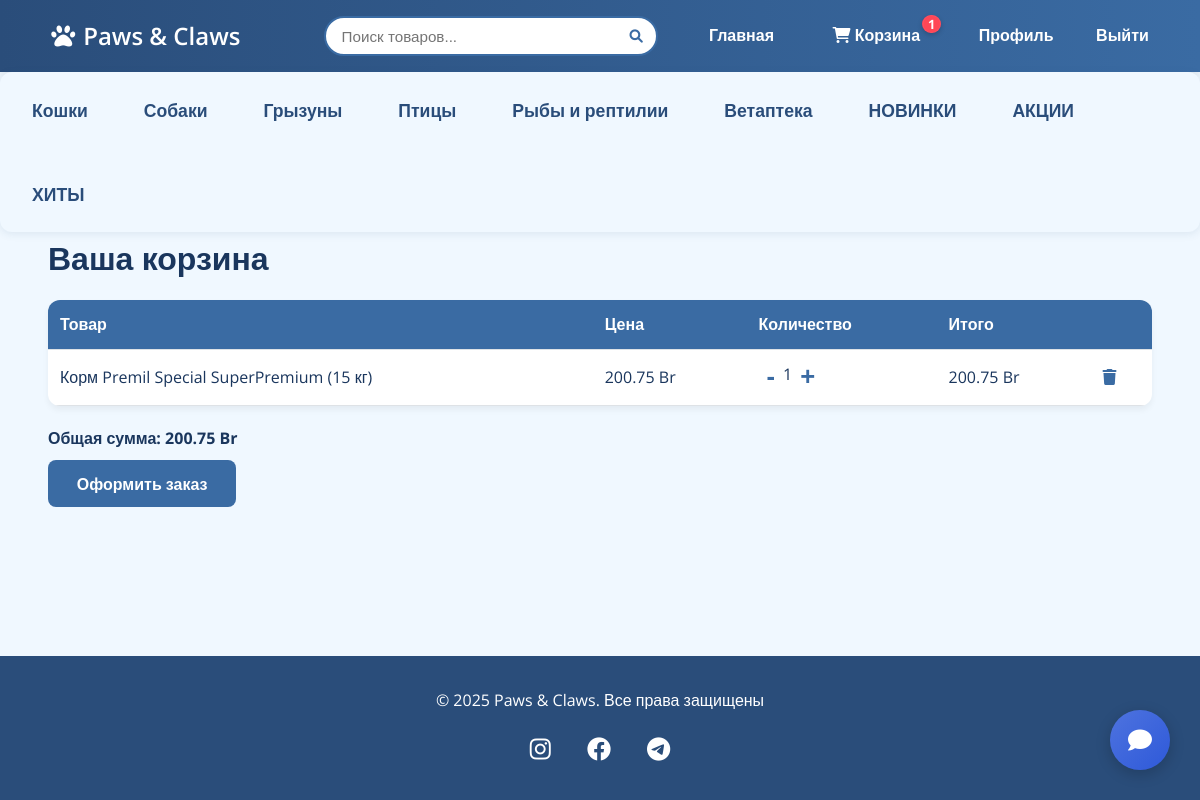
Screenshot of /cart (signed in) with the database file from the repository.
### app.py (models this page shows)
class Category(db.Model):
    id = db.Column(db.Integer, primary_key=True)
    name = db.Column(db.String(50), unique=True, nullable=False)
    subcategories = db.relationship('SubCategory', backref='category', cascade='all, delete-orphan')
    products = db.relationship('Product', backref='category', lazy=True)

class Cart(db.Model):
    id = db.Column(db.Integer, primary_key=True)
    user_id = db.Column(db.Integer, db.ForeignKey('user.id'), nullable=False)
    product_id = db.Column(db.Integer, db.ForeignKey('product.id'), nullable=False)
    quantity = db.Column(db.Integer, default=1)
    product = db.relationship('Product')

class Product(db.Model):
    id = db.Column(db.Integer, primary_key=True)
    name = db.Column(db.String(100), nullable=False)
    image = db.Column(db.String(200))
    description = db.Column(db.Text)
    price = db.Column(db.Float, nullable=False)
    stock = db.Column(db.Integer, default=0)
    category_id = db.Column(db.Integer, db.ForeignKey('category.id'), nullable=False)
    subcategory_id = db.Column(db.Integer, db.ForeignKey('sub_category.id'))  # Новое поле
    subcategory = db.relationship('SubCategory', backref='products')

### app.py (the view)
@app.route('/cart')
def cart():
    if 'user_id' not in session:
        return redirect(url_for('login'))
    cart_items = Cart.query.filter_by(user_id=session['user_id']).all()
    valid_items = [item for item in cart_items if item.product is not None]
    total = sum(item.product.price * item.quantity for item in valid_items)
    return render_template('cart.html', cart_items=valid_items, total=total)

### app.py (called while the page is built)
@app.context_processor
def inject_user():
    user = None
    if 'user_id' in session:
        user = User.query.get(session['user_id'])
    return dict(current_user=user)

@app.context_processor
def inject_categories():
    categories = Category.query.options(
        db.joinedload(Category.subcategories)
    ).all()
    return dict(categories=categories)

@app.context_processor
def inject_cart_count():
    cart_count = 0
    if 'user_id' in session:
        cart_items = Cart.query.filter_by(user_id=session['user_id']).all()
        cart_count = sum(item.quantity for item in cart_items)  # Сумма количеств
    return dict(cart_count=cart_count)

### templates/cart.html
{% extends 'base.html' %}
{% block content %}
<div class="cart" style="margin: 0 4%;">
    <h1 class="mb-4">Ваша корзина</h1>
    {% if cart_items %}
    <div class="table-responsive">
        <table class="table">
            <thead>
                <tr>
                    <th>Товар</th>
                    <th>Цена</th>
                    <th>Количество</th>
                    <th>Итого</th>
                    <th></th>
                </tr>
            </thead>
            <tbody>
                {% for item in cart_items %}
                 {% if item.product %}
                <tr>
                    <td>{{ item.product.name }}</td>
                    <td>{{ "%.2f"|format(item.product.price) }} Br</td>
                   <td>
                        <div class="d-flex align-items-center gap-2" style="display: flex;">
                            <form action="{{ url_for('decrease_quantity', cart_id=item.id) }}" method="POST">
                                <button type="submit" class="btn btn-sm btn-outline-primary quantity-btn">-</button>
                            </form>
                            <span>{{ item.quantity }}</span>
                            <form action="{{ url_for('increase_quantity', cart_id=item.id) }}" method="POST">
                                <button type="submit" class="btn btn-sm btn-outline-primary quantity-btn" >+</button>
                            </form>
                        </div>
                    </td>
                    <td>{{ "%.2f"|format(item.product.price * item.quantity) }} Br</td>
                    <td>
                        <a href="{{ url_for('remove_from_cart', cart_id=item.id) }}" class="btn btn-danger btn-sm">
                    <i class="fas fa-trash"></i>
                </a>
            </td>
        </tr>
    {% else %}
        <tr>
            <td colspan="5">Продукт не найден</td>
        </tr>
    {% endif %}
            {% endfor %}
            </tbody>
        </table>
    </div>
    <div class="total-sum text-end mb-4" style="margin-top: 20px;">
        <h4>Общая сумма: {{ "%.2f"|format(total) }} Br</h4>
    </div>
    <div class="text-end" style="margin-top: 20px;">
        <a href="{{ url_for('checkout') }}" class="btn btn-primary btn-lg">
            Оформить заказ
        </a>
    </div>
    {% else %}
    <div class="alert alert-info">
        Ваша корзина пуста
    </div>
    {% endif %}
</div>
{% endblock %}

### templates/base.html (shortened to what this page needs)
<!DOCTYPE html>
<html lang="ru">
<head>
    <link rel="stylesheet" href="{{ url_for('static', filename='css/style.css') }}">
    <link rel="stylesheet" href="https://cdnjs.cloudflare.com/ajax/libs/font-awesome/6.0.0/css/all.min.css">
</head>
<body>
    <nav class="navbar">
        <div class="container">
            <a href="{{ url_for('index') }}" class="logo">
                <i class="fas fa-paw"></i> Paws & Claws
            </a>
            <div class="search-container">
                <form action="{{ url_for('search') }}" method="GET">
                    <div class="search-box">
                        <input type="text"
                               name="q"
                               placeholder="Поиск товаров..."
                               value="{{ request.args.get('q', '') }}"
                               autocomplete="off">
                        <button type="submit">
                            <i class="fas fa-search"></i>
                        </button>
                    </div>
                </form>
            </div>
            <div class="nav-links">
                <a href="{{ url_for('index') }}">Главная</a>
                 {% if current_user %}
                {% if not current_user.is_admin %}
                   <a href="{{ url_for('cart') }}" class="cart-btn position-relative">
    <i class="fas fa-shopping-cart me-1"></i>
    Корзина
    {% if cart_count > 0 %}
    <span class="cart-counter">
        {{ cart_count }}
        <svg class="counter-bg" viewBox="0 0 100 100">
            <circle cx="50" cy="50" r="48"/>
        </svg>
    </span>
    {% endif %}
</a>
                 {% endif %}
                    <a href="{{ url_for('profile') }}">Профиль</a>
                    <a href="{{ url_for('logout') }}">Выйти</a>
                {% else %}
                    <a href="{{ url_for('login') }}">Войти</a>
                    <a href="{{ url_for('register') }}">Регистрация</a>
                {% endif %}
            </div>
        </div>
    </nav>
    <section class="categories-list">
    {% for category in categories %}
        <li class="category-item">
            <a href="{{ url_for('index', category=category.id) }}" class="category-link has-submenu">{{ category.name }}</a>
        </li>
    {% endfor %}
    </section>
    <main class="container">
        {% block content %}{% endblock %}
    </main>
    {% if current_user %}
        <a href="
        {% if current_user.is_admin %}
        {{ url_for('admin_support') }}
        {% else %}
        {{ url_for('support') }}
        {% endif %}"
           class="floating-chat-btn"
           id="chat-button">
            <i class="fas fa-comment"></i>
        </a>
    {% endif %}
    <footer class="footer">
        <div class="container text-center">
            <p>© 2025 Paws & Claws. Все права защищены</p>
            <div class="social-links">
                <a href="#"><i class="fab fa-instagram"></i></a>
                <a href="#"><i class="fab fa-facebook"></i></a>
                <a href="#"><i class="fab fa-telegram"></i></a>
            </div>
        </div>
    </footer>
</body>
</html>

### rows the page displays
Category: name "Кошки"
Category: name "Собаки"
Category: name "Грызуны"
Category: name "Птицы"
Category: name "Рыбы и рептилии"
Category: name "Ветаптека"
Category: name "НОВИНКИ"
Category: name "АКЦИИ"
Category: name "ХИТЫ"
Cart: product.name "Корм Premil Special SuperPremium (15 кг)", quantity "1"
Product: product.price "200.75", item.product.price*item.quantity "200.75"

### other values shown
{{ cart_count }} "1"
{{ "%.2f"|format(total) }} "200.75"
